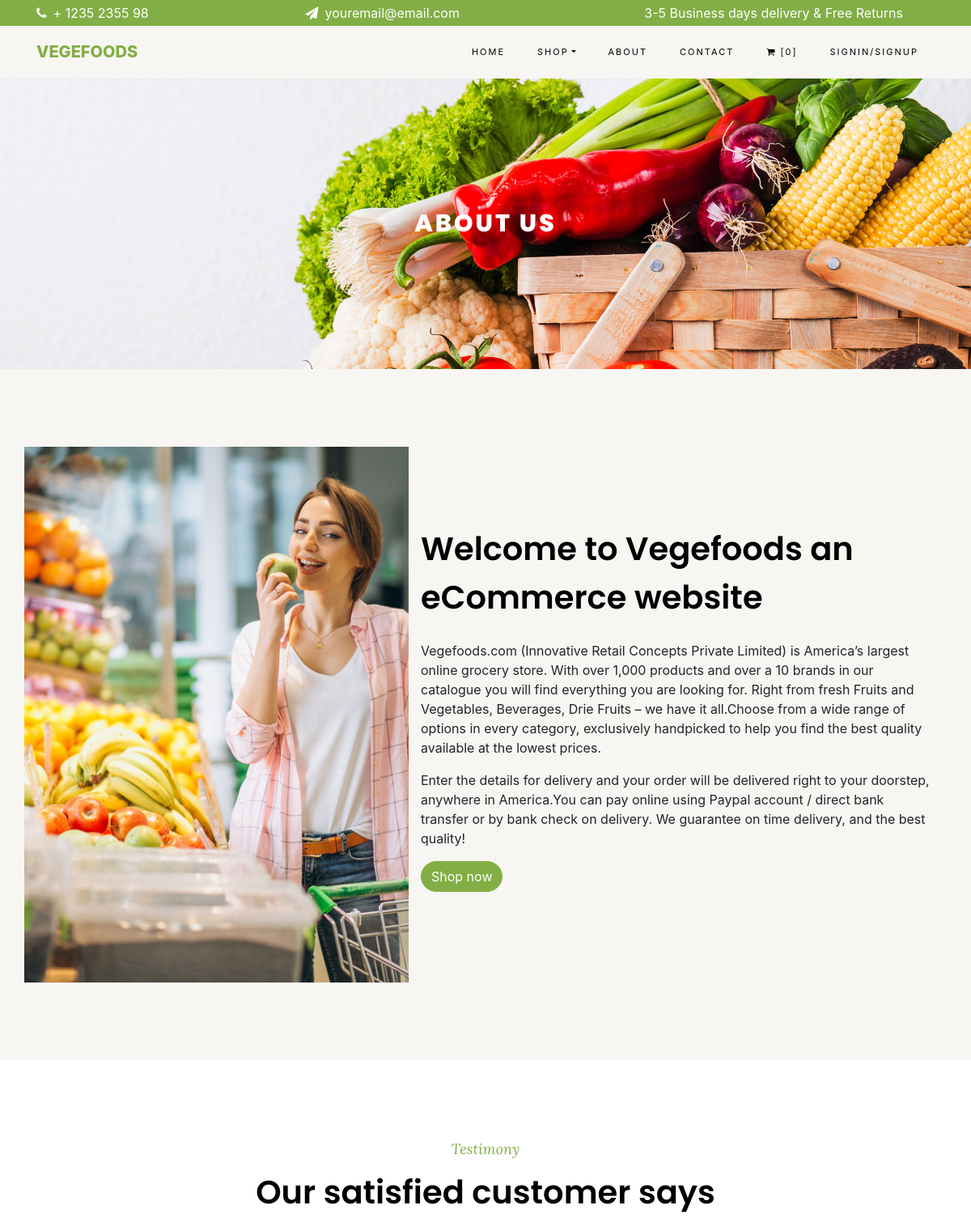
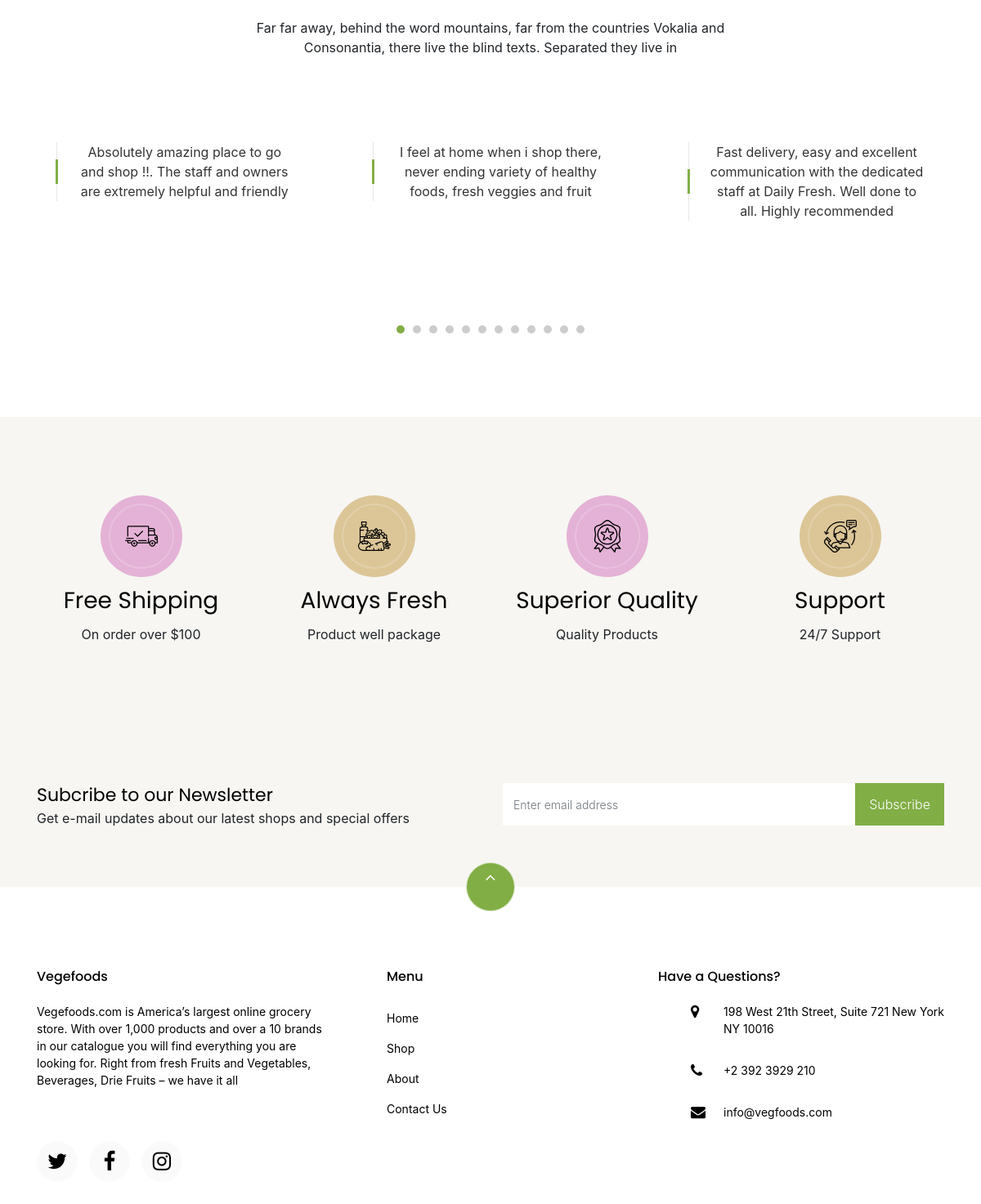
The page /about/ on the database its author committed (2 pictures, top to bottom).
### orderitems/models.py (models this page shows)
class usercomments(models.Model):
    comment = models.CharField(max_length = 1000)
    user = models.ForeignKey(User, on_delete = CASCADE)

### orderitems/views.py (the view)
# urls.py: path('about/',views.about,name = 'about'),
def about(request):
    comments = usercomments.objects.all()
    return render(request,'orderitems/about.html',{'comments':comments})

### orderitems/cartitemscount_contextprocessor.py (called while the page is built)
def cartItemsCount(request):
    cartItems = request.session.get('cartItems')
    if cartItems is not None:
        return {'cart_items_count':len(cartItems)}
    else:
        return {'cart_items_count':0}

### orderitems/templates/orderitems/about.html
{% extends "base.html" %}
{% block base %}
{% load static %}
<div class="hero-wrap hero-bread" style="background-image: url('{% static 'media/bg_1.jpg' %}');">
    <div class="container">
        <div class="row no-gutters slider-text align-items-center justify-content-center">
            <div class="col-md-9 text-center fadeInUp co-animated">
                <h1 class="mb-0 bread">ABOUT US</h1>
            </div>
        </div>
    </div>
</div>
<section class = "co-section bg-light">
    <div class = "container">
        <div class = "row">
            <div class = "col-md-5 p-md-5 img img-2 d-flex justify-content-center align-items-center aboutDetail" style="background-image: url({% static 'media/about.jpg' %});">
            </div>
            <div class = "col-md-7 py-5 wrap-about pb-md-5 fadeInUp co-animated">
                <div class = "heading-section-bold mb-4 mt-md-5">
                    <div class="heading-section-bold mb-4 mt-md-5">
                        <div class="ml-md-0">
                            <h2 class="mb-4">Welcome to Vegefoods an eCommerce website</h2>
                        </div>
                    </div>
                </div>
                <div class="pb-md-5">
                    <p>Vegefoods.com (Innovative Retail Concepts Private Limited) is America’s largest online grocery store. With over 1,000 products and over a 10 brands in our catalogue you will find everything you are looking for.
                    Right from fresh Fruits and Vegetables, Beverages, Drie Fruits – we have it all.Choose from a wide range of options in every category, exclusively handpicked to help you find the best quality available at the lowest prices.
                    </p>
                    <p>
                    Enter the details for delivery and your order will be delivered right to your doorstep, anywhere in America.You can pay online using  Paypal account / direct bank transfer or by bank check on delivery.
                    We guarantee on time delivery, and the best quality!
                    </p>
                    <p><a href="{% url 'shop' %}" class="btn btn-primary" >Shop now</a></p>
                </div>
            </div>
        </div>
    </div>
</section>
<section class = "co-section testimony-section">
        <div class = "container">
            <div class = "row justify-content-center mb-5 pb-3">
                <div class= "col-md-7 heading-section text-center fadeInUp co-animated">
                    <span class="subheading">Testimony</span>
                    <h2 class="mb-4">Our satisfied customer says</h2>
                    <p>Far far away, behind the word mountains, far from the countries Vokalia and Consonantia, there live the blind texts. Separated they live in</p>
                </diV>
            </div>
            <div class = "row fadeInUp co-animated">
                <div class = "col-md-12">
                    <div class = "owl-carousel owl-theme">
                    {% for comment in comments %}
                        <div class="item">
                            <div class="testimony-wrap p-4 pb-5">
                                <div class="text text-center">
                                    <p class="mb-5 pl-4 line">{{comment.comment}}</p>
                                </div>
                            </div>
                        </div>
                    {% endfor %}
                    </div>
                </div>
            </div>
        </div>
</section>
<section class = "co-section bg-light">
        <div class = "container">
            <div class = "row no-guters co-services">
                <div class = "col-md-3 text-center d-flex align-self-stretch fadeInUp co-animated">
                    <div class = "media block-6 services mb-md-0 mb-4">
                        <div class = "icon bg-color-1 active d-flex justify-content-center align-items-center mb-2">
                             <img src="{% static 'media/truck.svg' %}" >
                        </div>
                        <div class="media-body">
                            <h3 class="heading">Free Shipping</h3>
                            <span>On order over $100</span>
                        </div>
                    </div>
                </div>
                <div class = "col-md-3 text-center d-flex align-self-stretch fadeInUp co-animated">
                    <div class = "media block-6 services mb-md-0 mb-4">
                        <div class = "icon bg-color-2 active d-flex justify-content-center align-items-center mb-2">
                            <img src="{% static 'media/food.svg' %}">
                        </div>
                        <div class="media-body">
                            <h3 class="heading">Always Fresh</h3>
                            <span>Product well package</span>
                        </div>
                    </div>
                </div>
                <div class = "col-md-3 text-center d-flex align-self-stretch fadeInUp co-animated">
                    <div class = "media block-6 services mb-md-0 mb-4">
                        <div class = "icon bg-color-1 active d-flex justify-content-center align-items-center mb-2">
                            <img src="{% static 'media/award.svg' %}">
                        </div>
                        <div class="media-body">
                            <h3 class="heading">Superior Quality</h3>
                            <span>Quality Products</span>
                        </div>
                    </div>
                </div>
                <div class = "col-md-3 text-center d-flex align-self-stretch fadeInUp co-animated">
                    <div class = "media block-6 services mb-md-0 mb-4">
                        <div class = "icon bg-color-2 active d-flex justify-content-center align-items-center mb-2">
                             <img src="{% static 'media/support.svg' %}">
                        </div>
                        <div class="media-body">
                            <h3 class="heading">Support</h3>
                            <span>24/7 Support</span>
                        </div>
                    </div>
                </div>
            </div>
        </div>
</section>
{% endblock %}

### vegfoods/static/css/base.css (style rules this page uses)
.co-section { padding: 6em 0; position: relative; }
.bg-light { background: #f7f6f2 !important; }
h1, h2, h3, h4, h5, .h1, .h2, .h3, .h4, .h5 { line-height: 1.5; font-weight: 400; color: #000000; font-family: "Poppins", Arial, sans-serif; }
.d-flex { display: -webkit-box !important; display: -ms-flexbox !important; display: flex !important; }
a { -webkit-transition: .3s all ease; -o-transition: .3s all ease; transition: .3s all ease; color: #82ae46; }
a { color: #007bff; text-decoration: none; background-color: transparent; }
.fadeInUp { -webkit-animation-name: fadeInUp; animation-name: fadeInUp; }
.co-animated { -webkit-animation-duration: 2s; animation-duration: 2s; -webkit-animation-fill-mode: both; animation-fill-mode: both; }
.no-gutters { margin-right: 0; margin-left: 0; }
.no-gutters > .col, .no-gutters > [class*="col-"] { padding-right: 0; padding-left: 0; }

### orderitems/static/css/index.css (style rules this page uses)
p { margin-top: 0; margin-bottom: 1rem; }
a { -webkit-transition: .3s all ease; -o-transition: .3s all ease; transition: .3s all ease; color: #82ae46; }
.slider-text h1 { font-size: 8vw; color: #fff; line-height: 1.3; font-weight: 400; font-family: "Amatic SC", cursive; position: absolute; z-index: 10; }
.co-services .services { display: block; width: 100%; -moz-transition: all 0.3s ease; -o-transition: all 0.3s ease; -webkit-transition: all 0.3s ease; -ms-transition: all 0.3s ease; transition: all 0.3s ease; }
.co-services .services .icon { line-height: 1.3; position: relative; margin: 0 auto; width: 100px; height: 100px; -webkit-border-radius: 50%; -moz-border-radius: 50%; -ms-border-radius: 50%; border-radius: 50%; -moz-transition: all 0.3s ease; -o-transition: all 0.3s ease; -webkit-transition: all 0.3s ease; -ms-transition: all 0.3s ease; transition: all 0.3s ease; }
.bg-color-1 { background: #e4b2d6; }
.bg-color-2 { background: #dcc698; }
.co-services .services .media-body { width: 100%; }
.media-body { -webkit-box-flex: 1; -ms-flex: 1; flex: 1; }
.co-services .services .icon:after { position: absolute; top: 10px; left: 10px; right: 10px; bottom: 10px; content: ''; border: 2px solid rgba(255, 255, 255, 0.19); -webkit-border-radius: 50%; -moz-border-radius: 50%; -ms-border-radius: 50%; border-radius: 50%; }
.co-services .services .icon img { height:5vh; }
.hero-wrap, .img, .blog-img, .user-img { background-size: cover; background-repeat: no-repeat; background-position: center center; }
.btn.btn-primary { background: #82ae46; border: 1px solid #82ae46; color: #fff; border-radius: 50px 50px 50px 50px; }
.heading-section { position: relative; }
.heading-section .subheading { font-size: 18px; display: block; margin-bottom: 10px; font-family: "Lora", Georgia, serif; font-style: italic; color: #82ae46; }
.heading-section h2 { position: relative; font-size: 40px; font-weight: 600; color: #000000; font-family: "Poppins", Arial, sans-serif; }
.testimony-section { position: relative; }
.testimony-wrap { display: block; position: relative; background: rgba(255, 255, 255, 0.1); color: rgba(0, 0, 0, 0.8); }
.testimony-wrap .line { position: relative; border-left: 1px solid #e6e6e6; }
.testimony-wrap .line:after { position: absolute; top: 50%; left: -2px; -webkit-transform: translateY(-50%); -ms-transform: translateY(-50%); transform: translateY(-50%); content: ''; width: 3px; height: 30px; background: #82ae46; }

### orderitems/static/css/shop.css (style rules this page uses)
.hero-wrap.hero-bread { padding: 10em 0; }
.hero-wrap .slider-text { color: #fff; position: relative; }
.hero-wrap .slider-text .bread { font-weight: 800; color: #fff; font-size: 30px; font-family: "Poppins", Arial, sans-serif; letter-spacing: 3px; text-transform: uppercase; position: relative; }

### orderitems/static/css/wishlist.css (style rules this page uses)
.hero-wrap.hero-bread { padding: 10em 0; }
.hero-wrap .slider-text { color: #fff; position: relative; }
.hero-wrap .slider-text .bread { font-weight: 800; color: #fff; font-size: 30px; font-family: "Poppins", Arial, sans-serif; letter-spacing: 3px; text-transform: uppercase; position: relative; }

### orderitems/static/css/about.css (style rules this page uses)
.wrap-about .heading-section-bold h2 { font-size: 40px; font-weight: 600; color: #000000; }
.hero-wrap, .img, .blog-img, .user-img { background-size: cover; background-repeat: no-repeat; background-position: center center; }

### rows shown on the page
usercomments: comment "Absolutely amazing place to go and shop !!. The staff and owners are extremely helpful and friendly"
usercomments: comment "I feel at home when i shop there, never ending variety of healthy foods, fresh veggies and fruit"
usercomments: comment "Fast delivery, easy and excellent communication with the dedicated staff at Daily Fresh. Well done to all. Highly recommended"

### other values the page prints
{{ cart_items_count }} "0"
